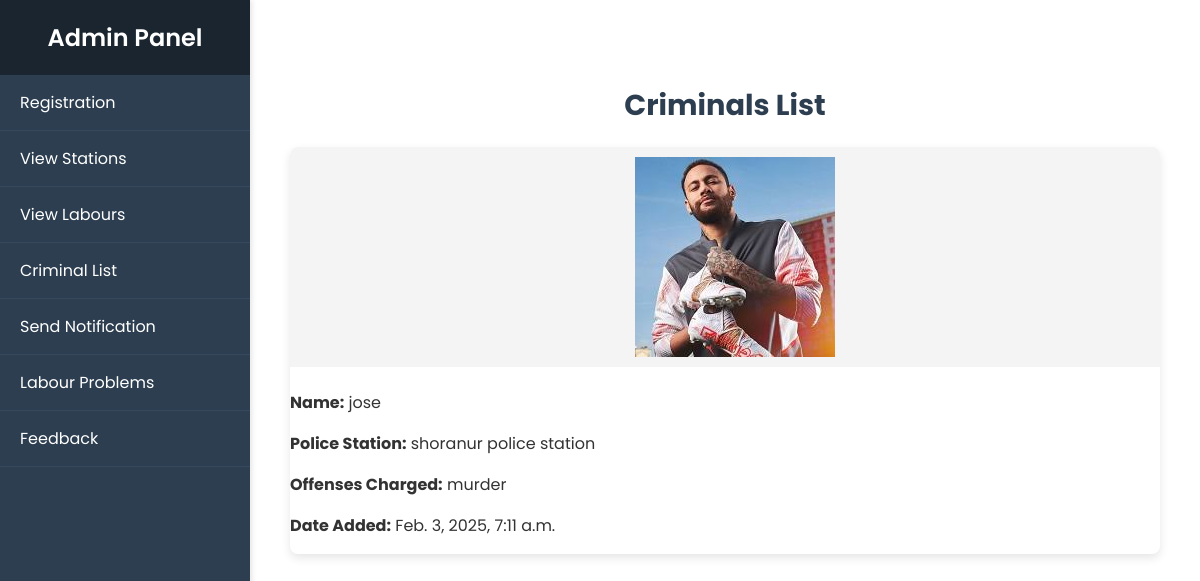
Before: /my_admin/criminallist/ with the older database file.
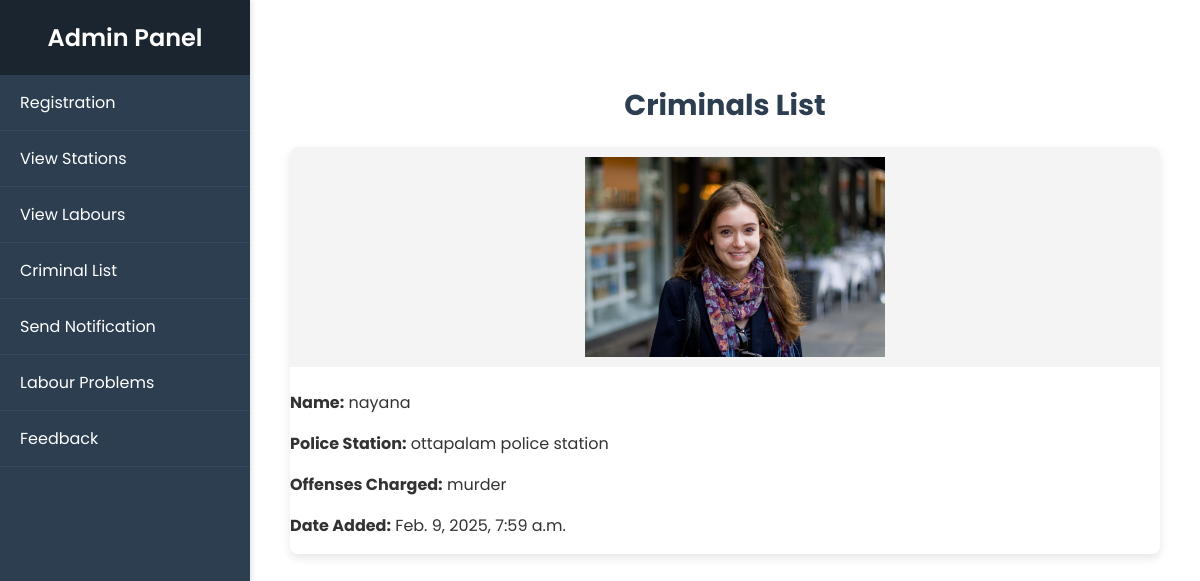
After: the same page with the newer database file.
### station/models.py (models this page shows)
class CriminalList(models.Model):
    fullname=models.CharField(max_length=88,null=True,blank=True)
    image=models.ImageField(null=True,blank=True,upload_to='criminal_gallery')
    login_details=models.ForeignKey(LoginDetails,on_delete=models.CASCADE,null=True,blank=True)
    labour=models.ForeignKey(LabourDetails,on_delete=models.CASCADE,null=True,blank=True)
    station=models.ForeignKey(StationDetails,on_delete=models.CASCADE,null=True,blank=True)
    height=models.IntegerField(null=True,blank=True)
    weight=models.IntegerField(null=True,blank=True)
    incident_summary=models.TextField(null=True,blank=True)
    offenses=models.CharField(max_length=100,null=True,blank=True)
    created_at=models.DateTimeField(auto_now_add=True,null=True,blank=True)
    updated_at=models.DateTimeField(auto_now_add=True,null=True,blank=True)

### my_admin/models.py (models this page shows)
class StationDetails(models.Model):
    station_name=models.CharField(max_length=88,null=True,blank=True)
    station_number=models.IntegerField(null=True,blank=True)
    description=models.TextField(null=True,blank=True)
    address=models.CharField(max_length=300,null=True,blank=True)
    station_image=models.ImageField(null=True,blank=True,upload_to='station_images')
    user_details=models.OneToOneField(LoginDetails,on_delete=models.CASCADE)
    phone=models.CharField(max_length=90,null=True,blank=True)
    updated_at=models.DateTimeField(auto_now_add=True)
    created_at=models.DateTimeField(auto_now_add=True)
    def __str__(self):
        return self.station_name

### my_admin/views.py (the view)
# urls.py: path('criminallist/',ListCriminals.as_view(),name='criminallist'),
class ListCriminals(View):
    def get(self,request):
        list=CriminalList.objects.all()
        return render(request,'my_admin/view_criminal.html',{'list':list})

### template/my_admin/view_criminal.html
{% extends 'my_admin/home.html' %}
{% block body %}
    <div class="criminals-container">
        <h2 class="page-title">Criminals List</h2>
        <div class="criminals-list">
            {% for person in list %}
                <div class="criminal-card">
                    <div class="criminal-image">
                        <img src="{{ person.image.url }}" alt="{{ person.fullname }}">
                    </div>
                    <div class="criminal-details">
                        <p><strong>Name:</strong> {{ person.fullname }}</p>
                        <p><strong>Police Station:</strong> {{ person.station }}</p>
                        <p><strong>Offenses Charged:</strong> {{ person.offenses }}</p>
                        <p><strong>Date Added:</strong> {{ person.created_at }}</p>
                    </div>
                </div>
            {% endfor %}
        </div>
    </div>
{% endblock %}

### template/my_admin/home.html (shortened to what this page needs)
{% load static %}
<!DOCTYPE html>
<html lang="en">
<head>
    <link rel="stylesheet" href="{% static 'css/admin_home.css' %}">
</head>
<body>
    <div class="admin-sidebar">
        <div class="sidebar-header">
            <h3>Admin Panel</h3>
        </div>
        <ul class="sidebar-nav">
            <li class="nav-item dropdown">
                <a href="#" class="nav-link dropbtn">Registration</a>
            </li>
            <li class="nav-item"><a href="{% url 'viewstations' %}" class="nav-link">View Stations</a></li>
            <li class="nav-item"><a href="{% url 'viewlabours' %}" class="nav-link">View Labours</a></li>
            <li class="nav-item"><a href="{% url 'criminallist' %}" class="nav-link">Criminal List</a></li>
            <li class="nav-item"><a href="{% url 'send_notification' %}" class="nav-link">Send Notification</a></li>
            <li class="nav-item"><a href="{% url 'labour_problems' %}" class="nav-link">Labour Problems</a></li>
            <li class="nav-item dropdown">
                <a href="#" class="nav-link dropbtn">Feedback</a>
            </li>
        </ul>
    </div>
    <div class="admin-container">
        {% block body %}{% endblock %}
    </div>
</body>
</html>

### static/css/admin_home.css (style rules this page uses)
* { font-family: 'Poppins', sans-serif; }
body { margin: 0; padding: 0; background-color: #f4f7f6; color: #333; }
.admin-sidebar { width: 250px; height: 100vh; background-color: #2c3e50; color: #fff; position: fixed; top: 0; left: 0; overflow-y: auto; box-shadow: 2px 0 5px rgba(0, 0, 0, 0.1); }
.sidebar-header { padding: 20px; text-align: center; background-color: #1a252f; }
.sidebar-header h3 { margin: 0; font-size: 1.5rem; font-weight: 600; }
.sidebar-nav { list-style: none; padding: 0; margin: 0; }
.nav-item { border-bottom: 1px solid #34495e; }
.nav-link { display: block; padding: 15px 20px; color: #fff; text-decoration: none; transition: background 0.3s ease; }
.admin-container { margin-left: 250px; padding: 20px; background-color: #fff; min-height: 100vh; }
.page-title { font-size: 2rem; color: #2c3e50; text-align: center; margin-bottom: 20px; }
.page-title { font-size: 1.8rem; color: #2c3e50; text-align: center; margin-bottom: 20px; }
.criminals-container { max-width: 1200px; margin: 20px auto; padding: 20px; }
.criminals-list { display: grid; grid-template-columns: repeat(auto-fit, minmax(250px, 1fr)); gap: 20px; }
.criminal-card { background-color: #fff; border-radius: 8px; box-shadow: 0 4px 10px rgba(0, 0, 0, 0.1); overflow: hidden; transition: transform 0.3s ease, box-shadow 0.3s ease; }

Changed rows visible on the page:
removed CriminalList: image (picture), fullname "jose", station "shoranur police station", offenses "murder", created_at "Feb. 3, 2025, 7:11 a.m."
added CriminalList: image (picture), fullname "nayana", station "ottapalam police station", offenses "murder", created_at "Feb. 9, 2025, 7:59 a.m."
